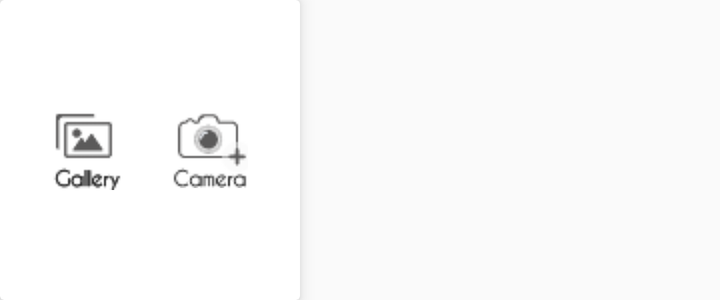
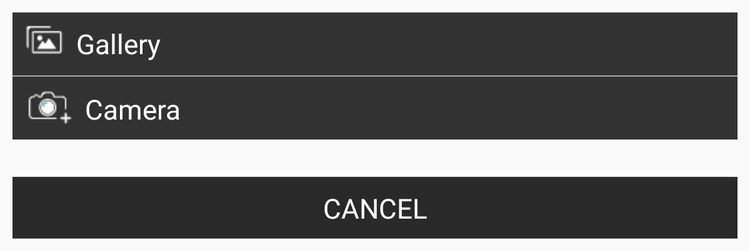

The same Android screen from two of the app's own layout files: first res/layout/ as a phone draws it, then the repository's variant for another configuration, drawn on a device whose configuration selects that folder. Both files follow.
<!-- AndroidManifest.xml: application theme AppTheme -->
<!-- res/layout/select_image_dialog.xml -->
<?xml version="1.0" encoding="utf-8"?>
<androidx.cardview.widget.CardView xmlns:android="http://schemas.android.com/apk/res/android"
    android:layout_width="150dp"
    android:layout_height="150dp"
    xmlns:app="http://schemas.android.com/apk/res-auto"
    android:orientation="horizontal"
    android:background="#99ffffff"
    app:cardElevation="5dp"
    android:gravity="center">
    <LinearLayout
        android:layout_width="match_parent"
        android:layout_height="match_parent"
        android:orientation="horizontal"
        android:padding="20dp"
        android:gravity="center">
        <ImageView
            android:id="@+id/galley"
            android:layout_width="wrap_content"
            android:layout_height="wrap_content"
            android:src="@drawable/gallery"/>

<ImageView
    android:id="@+id/camera"
    android:layout_width="wrap_content"
    android:layout_height="wrap_content"
    android:layout_marginLeft="25dp"
    android:src="@drawable/camera"/>
        </LinearLayout>
</androidx.cardview.widget.CardView>
<!-- resources referenced by this layout -->
<resources>
  <!-- drawable camera: png bitmap (drawable, 1587 bytes) -->
  <!-- drawable gallery: png bitmap (drawable, 848 bytes) -->
  <style name="AppTheme" parent="Theme.AppCompat.Light.NoActionBar">
          
          <item name="colorPrimary">@color/colorPrimary</item>
          <item name="colorPrimaryDark">@color/background</item>
          <item name="colorAccent">@color/colorAccent</item>
      </style>
  <color name="colorPrimary">#3ca6f3</color>
  <color name="colorAccent">#03DAC5</color>
</resources>
<!-- res/layout-large/select_image_dialog.xml (the repository's variant of the layout above) -->
<!-- drawn on a 7-inch tablet held upright -->
<?xml version="1.0" encoding="utf-8"?>
<LinearLayout xmlns:android="http://schemas.android.com/apk/res/android"
    android:layout_width="match_parent"
    android:layout_height="wrap_content"
    android:orientation="vertical"
    android:layout_margin="10dp"
    android:background="@drawable/dialog_drawable"
    android:gravity="center">
    <LinearLayout
        android:layout_width="match_parent"
        android:layout_height="match_parent"
        android:orientation="vertical">
        <LinearLayout
            android:layout_width="match_parent"
            android:layout_height="match_parent"
            android:orientation="vertical"
            android:background="#CC000000"
            >
            <LinearLayout
                android:id="@+id/galley"
                android:layout_width="match_parent"
                android:layout_height="wrap_content"
                android:orientation="horizontal"
                android:padding="10dp">

                <ImageView
                    android:layout_width="wrap_content"
                    android:layout_height="wrap_content"
                    android:src="@drawable/gallery_icon"/>
                <TextView
                    android:layout_width="match_parent"
                    android:layout_height="wrap_content"
                    android:textSize="22sp"

                    android:gravity="center_vertical"
                    android:fontFamily="@font/caviar_dreams"
                    android:paddingLeft="10dp"
                    android:textColor="@color/white"
                    android:text="Gallery"/>
            </LinearLayout>
            <RelativeLayout
                android:layout_marginTop="1dp"
                android:layout_marginBottom="1dp"
                android:layout_width="match_parent"
                android:layout_height="1dp"
                android:background="@android:color/darker_gray"/>
            <LinearLayout
                android:id="@+id/camera"

                android:layout_width="match_parent"
                android:layout_height="wrap_content"
                android:padding="10dp"
                android:orientation="horizontal">

                <ImageView
                    android:layout_width="wrap_content"
                    android:layout_height="wrap_content"
                    android:src="@drawable/cam_icon"/>

                <TextView
                    android:layout_width="match_parent"
                    android:layout_height="wrap_content"
                    android:fontFamily="@font/caviar_dreams"
                    android:paddingStart="10dp"
                    android:text="Camera"
                    android:gravity="center_vertical"

                    android:textColor="@android:color/white"
                    android:textSize="22sp" />

            </LinearLayout>
        </LinearLayout>
        <RelativeLayout
            android:layout_width="match_parent"
            android:layout_height="30dp"
            android:background="@android:color/transparent"/>
        <Button
            android:id="@+id/cancelBtn"
            android:layout_width="match_parent"
            android:layout_height="wrap_content"
            android:textSize="22sp"
            android:padding="10dp"
            android:fontFamily="@font/caviar_dreams"

            android:text="Cancel"
            android:textColor="@color/white"
            android:background="#CC000000"
            />

    </LinearLayout>
</LinearLayout>
<!-- resources referenced by the variant -->
<!-- as a 7-inch tablet held upright resolves them -->
<resources>
  <!-- drawable cam_icon: png bitmap (drawable, 709 bytes) -->
  <!-- drawable dialog_drawable (drawable) -->
  <?xml version="1.0" encoding="utf-8"?>
  <shape xmlns:android="http://schemas.android.com/apk/res/android">
  <solid android:color="@color/colorTransparent"/>
      <corners android:radius="20dp"/>
  </shape>
  <!-- drawable gallery_icon: png bitmap (drawable, 582 bytes) -->
  <style name="AppTheme" parent="Theme.AppCompat.Light.NoActionBar">
          
          <item name="colorPrimary">@color/colorPrimary</item>
          <item name="colorPrimaryDark">@color/background</item>
          <item name="colorAccent">@color/colorAccent</item>
      </style>
  <color name="colorPrimary">#3ca6f3</color>
  <color name="colorAccent">#03DAC5</color>
</resources>
